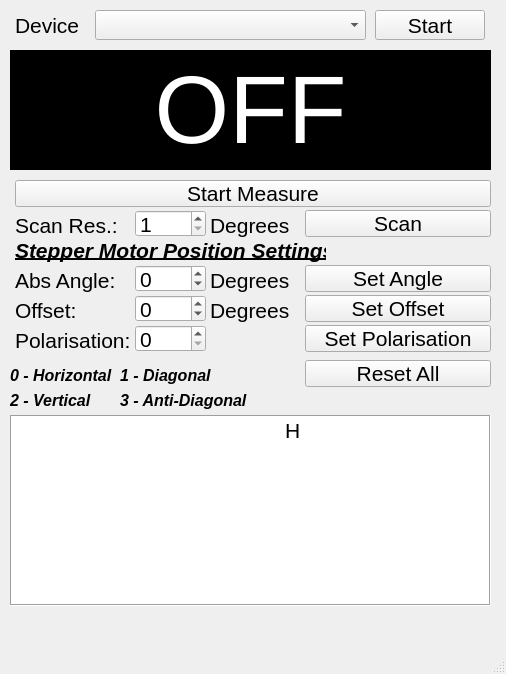
<?xml version="1.0" encoding="UTF-8"?>
<ui version="4.0">
 <class>main_window</class>
 <widget class="QMainWindow" name="main_window">
  <property name="geometry">
   <rect>
    <x>0</x>
    <y>0</y>
    <width>506</width>
    <height>674</height>
   </rect>
  </property>
  <property name="font">
   <font>
    <family>Arial</family>
    <pointsize>16</pointsize>
   </font>
  </property>
  <property name="windowTitle">
   <string>Cute Receiver</string>
  </property>
  <property name="windowIcon">
   <iconset>
    <normaloff>icon.png</normaloff>icon.png</iconset>
  </property>
  <property name="autoFillBackground">
   <bool>false</bool>
  </property>
  <widget class="QWidget" name="centralwidget">
   <widget class="QPushButton" name="buttonStart">
    <property name="geometry">
     <rect>
      <x>375</x>
      <y>10</y>
      <width>110</width>
      <height>30</height>
     </rect>
    </property>
    <property name="sizePolicy">
     <sizepolicy hsizetype="Minimum" vsizetype="Fixed">
      <horstretch>0</horstretch>
      <verstretch>0</verstretch>
     </sizepolicy>
    </property>
    <property name="font">
     <font>
      <family>Arial</family>
      <pointsize>16</pointsize>
     </font>
    </property>
    <property name="text">
     <string>Start</string>
    </property>
   </widget>
   <widget class="QComboBox" name="deviceBox">
    <property name="geometry">
     <rect>
      <x>95</x>
      <y>10</y>
      <width>271</width>
      <height>30</height>
     </rect>
    </property>
    <property name="sizePolicy">
     <sizepolicy hsizetype="Fixed" vsizetype="Fixed">
      <horstretch>0</horstretch>
      <verstretch>0</verstretch>
     </sizepolicy>
    </property>
    <property name="font">
     <font>
      <family>Arial</family>
      <pointsize>16</pointsize>
     </font>
    </property>
    <property name="editable">
     <bool>false</bool>
    </property>
    <property name="maxCount">
     <number>100</number>
    </property>
    <property name="sizeAdjustPolicy">
     <enum>QComboBox::AdjustToMinimumContentsLengthWithIcon</enum>
    </property>
    <property name="minimumContentsLength">
     <number>300</number>
    </property>
   </widget>
   <widget class="PlotWidget" name="plotWidget">
    <property name="geometry">
     <rect>
      <x>10</x>
      <y>415</y>
      <width>481</width>
      <height>191</height>
     </rect>
    </property>
    <property name="sizePolicy">
     <sizepolicy hsizetype="Expanding" vsizetype="Expanding">
      <horstretch>0</horstretch>
      <verstretch>0</verstretch>
     </sizepolicy>
    </property>
    <property name="font">
     <font>
      <family>Arial</family>
      <pointsize>16</pointsize>
     </font>
    </property>
    <property name="styleSheet">
     <string notr="true"/>
    </property>
    <property name="frameShape">
     <enum>QFrame::Box</enum>
    </property>
    <property name="frameShadow">
     <enum>QFrame::Sunken</enum>
    </property>
    <property name="backgroundBrush">
     <brush brushstyle="SolidPattern">
      <color alpha="255">
       <red>255</red>
       <green>255</green>
       <blue>255</blue>
      </color>
     </brush>
    </property>
    <property name="foregroundBrush">
     <brush brushstyle="NoBrush">
      <color alpha="255">
       <red>0</red>
       <green>0</green>
       <blue>0</blue>
      </color>
     </brush>
    </property>
    <property name="interactive">
     <bool>true</bool>
    </property>
    <property name="sceneRect">
     <rectf>
      <x>0.000000000000000</x>
      <y>0.000000000000000</y>
      <width>0.000000000000000</width>
      <height>0.000000000000000</height>
     </rectf>
    </property>
    <property name="alignment">
     <set>Qt::AlignCenter</set>
    </property>
    <property name="transformationAnchor">
     <enum>QGraphicsView::AnchorViewCenter</enum>
    </property>
   </widget>
   <widget class="QLabel" name="deviceName">
    <property name="geometry">
     <rect>
      <x>15</x>
      <y>10</y>
      <width>66</width>
      <height>30</height>
     </rect>
    </property>
    <property name="font">
     <font>
      <family>Arial</family>
      <pointsize>16</pointsize>
      <weight>50</weight>
      <italic>false</italic>
      <bold>false</bold>
     </font>
    </property>
    <property name="text">
     <string>Device</string>
    </property>
   </widget>
   <widget class="QLabel" name="labelPower">
    <property name="geometry">
     <rect>
      <x>10</x>
      <y>50</y>
      <width>481</width>
      <height>120</height>
     </rect>
    </property>
    <property name="palette">
     <palette>
      <active>
       <colorrole role="WindowText">
        <brush brushstyle="SolidPattern">
         <color alpha="255">
          <red>255</red>
          <green>255</green>
          <blue>255</blue>
         </color>
        </brush>
       </colorrole>
       <colorrole role="Button">
        <brush brushstyle="SolidPattern">
         <color alpha="255">
          <red>0</red>
          <green>0</green>
          <blue>0</blue>
         </color>
        </brush>
       </colorrole>
       <colorrole role="Light">
        <brush brushstyle="SolidPattern">
         <color alpha="255">
          <red>0</red>
          <green>0</green>
          <blue>0</blue>
         </color>
        </brush>
       </colorrole>
       <colorrole role="Midlight">
        <brush brushstyle="SolidPattern">
         <color alpha="255">
          <red>0</red>
          <green>0</green>
          <blue>0</blue>
         </color>
        </brush>
       </colorrole>
       <colorrole role="Dark">
        <brush brushstyle="SolidPattern">
         <color alpha="255">
          <red>0</red>
          <green>0</green>
          <blue>0</blue>
         </color>
        </brush>
       </colorrole>
       <colorrole role="Mid">
        <brush brushstyle="SolidPattern">
         <color alpha="255">
          <red>0</red>
          <green>0</green>
          <blue>0</blue>
         </color>
        </brush>
       </colorrole>
       <colorrole role="Text">
        <brush brushstyle="SolidPattern">
         <color alpha="255">
          <red>255</red>
          <green>255</green>
          <blue>255</blue>
         </color>
        </brush>
       </colorrole>
       <colorrole role="BrightText">
        <brush brushstyle="SolidPattern">
         <color alpha="255">
          <red>255</red>
          <green>255</green>
          <blue>255</blue>
         </color>
        </brush>
       </colorrole>
       <colorrole role="ButtonText">
        <brush brushstyle="SolidPattern">
         <color alpha="255">
          <red>255</red>
          <green>255</green>
          <blue>255</blue>
         </color>
        </brush>
       </colorrole>
       <colorrole role="Base">
        <brush brushstyle="SolidPattern">
         <color alpha="255">
          <red>0</red>
          <green>0</green>
          <blue>0</blue>
         </color>
        </brush>
       </colorrole>
       <colorrole role="Window">
        <brush brushstyle="SolidPattern">
         <color alpha="255">
          <red>0</red>
          <green>0</green>
          <blue>0</blue>
         </color>
        </brush>
       </colorrole>
       <colorrole role="Shadow">
        <brush brushstyle="SolidPattern">
         <color alpha="255">
          <red>0</red>
          <green>0</green>
          <blue>0</blue>
         </color>
        </brush>
       </colorrole>
       <colorrole role="AlternateBase">
        <brush brushstyle="SolidPattern">
         <color alpha="255">
          <red>0</red>
          <green>0</green>
          <blue>0</blue>
         </color>
        </brush>
       </colorrole>
       <colorrole role="ToolTipBase">
        <brush brushstyle="SolidPattern">
         <color alpha="255">
          <red>255</red>
          <green>255</green>
          <blue>220</blue>
         </color>
        </brush>
       </colorrole>
       <colorrole role="ToolTipText">
        <brush brushstyle="SolidPattern">
         <color alpha="255">
          <red>0</red>
          <green>0</green>
          <blue>0</blue>
         </color>
        </brush>
       </colorrole>
      </active>
      <inactive>
       <colorrole role="WindowText">
        <brush brushstyle="SolidPattern">
         <color alpha="255">
          <red>255</red>
          <green>255</green>
          <blue>255</blue>
         </color>
        </brush>
       </colorrole>
       <colorrole role="Button">
        <brush brushstyle="SolidPattern">
         <color alpha="255">
          <red>0</red>
          <green>0</green>
          <blue>0</blue>
         </color>
        </brush>
       </colorrole>
       <colorrole role="Light">
        <brush brushstyle="SolidPattern">
         <color alpha="255">
          <red>0</red>
          <green>0</green>
          <blue>0</blue>
         </color>
        </brush>
       </colorrole>
       <colorrole role="Midlight">
        <brush brushstyle="SolidPattern">
         <color alpha="255">
          <red>0</red>
          <green>0</green>
          <blue>0</blue>
         </color>
        </brush>
       </colorrole>
       <colorrole role="Dark">
        <brush brushstyle="SolidPattern">
         <color alpha="255">
          <red>0</red>
          <green>0</green>
          <blue>0</blue>
         </color>
        </brush>
       </colorrole>
       <colorrole role="Mid">
        <brush brushstyle="SolidPattern">
         <color alpha="255">
          <red>0</red>
          <green>0</green>
          <blue>0</blue>
         </color>
        </brush>
       </colorrole>
       <colorrole role="Text">
        <brush brushstyle="SolidPattern">
         <color alpha="255">
          <red>255</red>
          <green>255</green>
          <blue>255</blue>
         </color>
        </brush>
       </colorrole>
       <colorrole role="BrightText">
        <brush brushstyle="SolidPattern">
         <color alpha="255">
          <red>255</red>
          <green>255</green>
          <blue>255</blue>
         </color>
        </brush>
       </colorrole>
       <colorrole role="ButtonText">
        <brush brushstyle="SolidPattern">
         <color alpha="255">
          <red>255</red>
          <green>255</green>
          <blue>255</blue>
         </color>
        </brush>
       </colorrole>
       <colorrole role="Base">
        <brush brushstyle="SolidPattern">
         <color alpha="255">
          <red>0</red>
          <green>0</green>
          <blue>0</blue>
         </color>
        </brush>
       </colorrole>
       <colorrole role="Window">
        <brush brushstyle="SolidPattern">
         <color alpha="255">
          <red>0</red>
          <green>0</green>
          <blue>0</blue>
         </color>
        </brush>
       </colorrole>
       <colorrole role="Shadow">
        <brush brushstyle="SolidPattern">
         <color alpha="255">
          <red>0</red>
          <green>0</green>
          <blue>0</blue>
         </color>
        </brush>
       </colorrole>
       <colorrole role="AlternateBase">
        <brush brushstyle="SolidPattern">
         <color alpha="255">
          <red>0</red>
          <green>0</green>
          <blue>0</blue>
         </color>
        </brush>
       </colorrole>
       <colorrole role="ToolTipBase">
        <brush brushstyle="SolidPattern">
         <color alpha="255">
          <red>255</red>
          <green>255</green>
          <blue>220</blue>
         </color>
        </brush>
       </colorrole>
       <colorrole role="ToolTipText">
        <brush brushstyle="SolidPattern">
         <color alpha="255">
          <red>0</red>
          <green>0</green>
          <blue>0</blue>
         </color>
        </brush>
       </colorrole>
      </inactive>
      <disabled>
       <colorrole role="WindowText">
        <brush brushstyle="SolidPattern">
         <color alpha="255">
          <red>0</red>
          <green>0</green>
          <blue>0</blue>
         </color>
        </brush>
       </colorrole>
       <colorrole role="Button">
        <brush brushstyle="SolidPattern">
         <color alpha="255">
          <red>0</red>
          <green>0</green>
          <blue>0</blue>
         </color>
        </brush>
       </colorrole>
       <colorrole role="Light">
        <brush brushstyle="SolidPattern">
         <color alpha="255">
          <red>0</red>
          <green>0</green>
          <blue>0</blue>
         </color>
        </brush>
       </colorrole>
       <colorrole role="Midlight">
        <brush brushstyle="SolidPattern">
         <color alpha="255">
          <red>0</red>
          <green>0</green>
          <blue>0</blue>
         </color>
        </brush>
       </colorrole>
       <colorrole role="Dark">
        <brush brushstyle="SolidPattern">
         <color alpha="255">
          <red>0</red>
          <green>0</green>
          <blue>0</blue>
         </color>
        </brush>
       </colorrole>
       <colorrole role="Mid">
        <brush brushstyle="SolidPattern">
         <color alpha="255">
          <red>0</red>
          <green>0</green>
          <blue>0</blue>
         </color>
        </brush>
       </colorrole>
       <colorrole role="Text">
        <brush brushstyle="SolidPattern">
         <color alpha="255">
          <red>0</red>
          <green>0</green>
          <blue>0</blue>
         </color>
        </brush>
       </colorrole>
       <colorrole role="BrightText">
        <brush brushstyle="SolidPattern">
         <color alpha="255">
          <red>255</red>
          <green>255</green>
          <blue>255</blue>
         </color>
        </brush>
       </colorrole>
       <colorrole role="ButtonText">
        <brush brushstyle="SolidPattern">
         <color alpha="255">
          <red>0</red>
          <green>0</green>
          <blue>0</blue>
         </color>
        </brush>
       </colorrole>
       <colorrole role="Base">
        <brush brushstyle="SolidPattern">
         <color alpha="255">
          <red>0</red>
          <green>0</green>
          <blue>0</blue>
         </color>
        </brush>
       </colorrole>
       <colorrole role="Window">
        <brush brushstyle="SolidPattern">
         <color alpha="255">
          <red>0</red>
          <green>0</green>
          <blue>0</blue>
         </color>
        </brush>
       </colorrole>
       <colorrole role="Shadow">
        <brush brushstyle="SolidPattern">
         <color alpha="255">
          <red>0</red>
          <green>0</green>
          <blue>0</blue>
         </color>
        </brush>
       </colorrole>
       <colorrole role="AlternateBase">
        <brush brushstyle="SolidPattern">
         <color alpha="255">
          <red>0</red>
          <green>0</green>
          <blue>0</blue>
         </color>
        </brush>
       </colorrole>
       <colorrole role="ToolTipBase">
        <brush brushstyle="SolidPattern">
         <color alpha="255">
          <red>255</red>
          <green>255</green>
          <blue>220</blue>
         </color>
        </brush>
       </colorrole>
       <colorrole role="ToolTipText">
        <brush brushstyle="SolidPattern">
         <color alpha="255">
          <red>0</red>
          <green>0</green>
          <blue>0</blue>
         </color>
        </brush>
       </colorrole>
      </disabled>
     </palette>
    </property>
    <property name="font">
     <font>
      <family>Arial</family>
      <pointsize>72</pointsize>
      <weight>50</weight>
      <italic>false</italic>
      <bold>false</bold>
     </font>
    </property>
    <property name="layoutDirection">
     <enum>Qt::LeftToRight</enum>
    </property>
    <property name="autoFillBackground">
     <bool>true</bool>
    </property>
    <property name="text">
     <string>OFF</string>
    </property>
    <property name="alignment">
     <set>Qt::AlignCenter</set>
    </property>
   </widget>
   <widget class="QPushButton" name="setOffset">
    <property name="geometry">
     <rect>
      <x>305</x>
      <y>295</y>
      <width>186</width>
      <height>27</height>
     </rect>
    </property>
    <property name="text">
     <string>Set Offset</string>
    </property>
   </widget>
   <widget class="QLabel" name="angle">
    <property name="geometry">
     <rect>
      <x>15</x>
      <y>265</y>
      <width>111</width>
      <height>30</height>
     </rect>
    </property>
    <property name="font">
     <font>
      <family>Arial</family>
      <pointsize>16</pointsize>
      <weight>50</weight>
      <italic>false</italic>
      <bold>false</bold>
     </font>
    </property>
    <property name="text">
     <string>Abs Angle:</string>
    </property>
   </widget>
   <widget class="QLabel" name="polarisation">
    <property name="geometry">
     <rect>
      <x>15</x>
      <y>325</y>
      <width>121</width>
      <height>30</height>
     </rect>
    </property>
    <property name="font">
     <font>
      <family>Arial</family>
      <pointsize>16</pointsize>
      <weight>50</weight>
      <italic>false</italic>
      <bold>false</bold>
     </font>
    </property>
    <property name="text">
     <string>Polarisation:</string>
    </property>
   </widget>
   <widget class="QLabel" name="degree0">
    <property name="geometry">
     <rect>
      <x>210</x>
      <y>265</y>
      <width>91</width>
      <height>30</height>
     </rect>
    </property>
    <property name="font">
     <font>
      <family>Arial</family>
      <pointsize>16</pointsize>
      <weight>50</weight>
      <italic>false</italic>
      <bold>false</bold>
     </font>
    </property>
    <property name="text">
     <string>Degrees</string>
    </property>
   </widget>
   <widget class="QLabel" name="offsetLabel">
    <property name="geometry">
     <rect>
      <x>15</x>
      <y>295</y>
      <width>121</width>
      <height>30</height>
     </rect>
    </property>
    <property name="font">
     <font>
      <family>Arial</family>
      <pointsize>16</pointsize>
      <weight>50</weight>
      <italic>false</italic>
      <bold>false</bold>
     </font>
    </property>
    <property name="text">
     <string>Offset:</string>
    </property>
   </widget>
   <widget class="QLabel" name="degree2">
    <property name="geometry">
     <rect>
      <x>210</x>
      <y>295</y>
      <width>91</width>
      <height>30</height>
     </rect>
    </property>
    <property name="font">
     <font>
      <family>Arial</family>
      <pointsize>16</pointsize>
      <weight>50</weight>
      <italic>false</italic>
      <bold>false</bold>
     </font>
    </property>
    <property name="text">
     <string>Degrees</string>
    </property>
   </widget>
   <widget class="QPushButton" name="resetButton">
    <property name="geometry">
     <rect>
      <x>305</x>
      <y>360</y>
      <width>186</width>
      <height>27</height>
     </rect>
    </property>
    <property name="text">
     <string>Reset All</string>
    </property>
   </widget>
   <widget class="QPushButton" name="startScan">
    <property name="geometry">
     <rect>
      <x>305</x>
      <y>210</y>
      <width>186</width>
      <height>27</height>
     </rect>
    </property>
    <property name="text">
     <string>Scan</string>
    </property>
   </widget>
   <widget class="QSpinBox" name="polInput">
    <property name="geometry">
     <rect>
      <x>135</x>
      <y>325</y>
      <width>71</width>
      <height>27</height>
     </rect>
    </property>
    <property name="maximum">
     <number>3</number>
    </property>
   </widget>
   <widget class="QSpinBox" name="angleInput">
    <property name="geometry">
     <rect>
      <x>135</x>
      <y>265</y>
      <width>71</width>
      <height>27</height>
     </rect>
    </property>
    <property name="minimum">
     <number>-719</number>
    </property>
    <property name="maximum">
     <number>719</number>
    </property>
   </widget>
   <widget class="QSpinBox" name="offsetInput">
    <property name="geometry">
     <rect>
      <x>135</x>
      <y>295</y>
      <width>71</width>
      <height>27</height>
     </rect>
    </property>
    <property name="minimum">
     <number>-719</number>
    </property>
    <property name="maximum">
     <number>719</number>
    </property>
   </widget>
   <widget class="QPushButton" name="measureButton">
    <property name="geometry">
     <rect>
      <x>15</x>
      <y>180</y>
      <width>476</width>
      <height>27</height>
     </rect>
    </property>
    <property name="text">
     <string>Start Measure</string>
    </property>
   </widget>
   <widget class="QPushButton" name="goToPol">
    <property name="geometry">
     <rect>
      <x>305</x>
      <y>325</y>
      <width>186</width>
      <height>27</height>
     </rect>
    </property>
    <property name="text">
     <string>Set Polarisation</string>
    </property>
   </widget>
   <widget class="QPushButton" name="goToAngle">
    <property name="geometry">
     <rect>
      <x>305</x>
      <y>265</y>
      <width>186</width>
      <height>27</height>
     </rect>
    </property>
    <property name="text">
     <string>Set Angle</string>
    </property>
   </widget>
   <widget class="QLabel" name="deviceName_2">
    <property name="geometry">
     <rect>
      <x>10</x>
      <y>360</y>
      <width>106</width>
      <height>31</height>
     </rect>
    </property>
    <property name="font">
     <font>
      <family>Ubuntu</family>
      <pointsize>12</pointsize>
      <weight>75</weight>
      <italic>true</italic>
      <bold>true</bold>
     </font>
    </property>
    <property name="text">
     <string>0 - Horizontal</string>
    </property>
   </widget>
   <widget class="QLabel" name="deviceName_3">
    <property name="geometry">
     <rect>
      <x>10</x>
      <y>385</y>
      <width>106</width>
      <height>31</height>
     </rect>
    </property>
    <property name="font">
     <font>
      <family>Ubuntu</family>
      <pointsize>12</pointsize>
      <weight>75</weight>
      <italic>true</italic>
      <bold>true</bold>
     </font>
    </property>
    <property name="text">
     <string>2 - Vertical</string>
    </property>
   </widget>
   <widget class="QLabel" name="deviceName_4">
    <property name="geometry">
     <rect>
      <x>120</x>
      <y>360</y>
      <width>106</width>
      <height>31</height>
     </rect>
    </property>
    <property name="font">
     <font>
      <family>Ubuntu</family>
      <pointsize>12</pointsize>
      <weight>75</weight>
      <italic>true</italic>
      <bold>true</bold>
     </font>
    </property>
    <property name="text">
     <string>1 - Diagonal</string>
    </property>
   </widget>
   <widget class="QLabel" name="deviceName_5">
    <property name="geometry">
     <rect>
      <x>120</x>
      <y>385</y>
      <width>136</width>
      <height>31</height>
     </rect>
    </property>
    <property name="font">
     <font>
      <family>Ubuntu</family>
      <pointsize>12</pointsize>
      <weight>75</weight>
      <italic>true</italic>
      <bold>true</bold>
     </font>
    </property>
    <property name="text">
     <string>3 - Anti-Diagonal</string>
    </property>
   </widget>
   <widget class="QLabel" name="angle_2">
    <property name="geometry">
     <rect>
      <x>15</x>
      <y>210</y>
      <width>111</width>
      <height>30</height>
     </rect>
    </property>
    <property name="font">
     <font>
      <family>Arial</family>
      <pointsize>16</pointsize>
      <weight>50</weight>
      <italic>false</italic>
      <bold>false</bold>
     </font>
    </property>
    <property name="text">
     <string>Scan Res.:</string>
    </property>
   </widget>
   <widget class="QLabel" name="degree0_2">
    <property name="geometry">
     <rect>
      <x>210</x>
      <y>210</y>
      <width>91</width>
      <height>30</height>
     </rect>
    </property>
    <property name="font">
     <font>
      <family>Arial</family>
      <pointsize>16</pointsize>
      <weight>50</weight>
      <italic>false</italic>
      <bold>false</bold>
     </font>
    </property>
    <property name="text">
     <string>Degrees</string>
    </property>
   </widget>
   <widget class="QSpinBox" name="scanRes">
    <property name="geometry">
     <rect>
      <x>135</x>
      <y>210</y>
      <width>71</width>
      <height>27</height>
     </rect>
    </property>
    <property name="minimum">
     <number>1</number>
    </property>
    <property name="maximum">
     <number>180</number>
    </property>
   </widget>
   <widget class="QLabel" name="angle_3">
    <property name="geometry">
     <rect>
      <x>15</x>
      <y>235</y>
      <width>311</width>
      <height>30</height>
     </rect>
    </property>
    <property name="font">
     <font>
      <family>Ubuntu</family>
      <pointsize>16</pointsize>
      <weight>75</weight>
      <italic>true</italic>
      <bold>true</bold>
      <underline>true</underline>
     </font>
    </property>
    <property name="text">
     <string>Stepper Motor Position Settings</string>
    </property>
   </widget>
   <widget class="QLabel" name="angle_4">
    <property name="geometry">
     <rect>
      <x>285</x>
      <y>415</y>
      <width>16</width>
      <height>30</height>
     </rect>
    </property>
    <property name="font">
     <font>
      <family>Arial</family>
      <pointsize>16</pointsize>
      <weight>50</weight>
      <italic>false</italic>
      <bold>false</bold>
     </font>
    </property>
    <property name="text">
     <string>H</string>
    </property>
   </widget>
  </widget>
  <widget class="QMenuBar" name="menubar">
   <property name="geometry">
    <rect>
     <x>0</x>
     <y>0</y>
     <width>506</width>
     <height>30</height>
    </rect>
   </property>
  </widget>
  <widget class="QStatusBar" name="statusbar"/>
 </widget>
 <customwidgets>
  <customwidget>
   <class>PlotWidget</class>
   <extends>QGraphicsView</extends>
   <header location="global">pyqtgraph</header>
  </customwidget>
 </customwidgets>
 <resources/>
 <connections/>
 <designerdata>
  <property name="gridDeltaX">
   <number>5</number>
  </property>
  <property name="gridDeltaY">
   <number>5</number>
  </property>
  <property name="gridSnapX">
   <bool>true</bool>
  </property>
  <property name="gridSnapY">
   <bool>true</bool>
  </property>
  <property name="gridVisible">
   <bool>true</bool>
  </property>
 </designerdata>
</ui>
